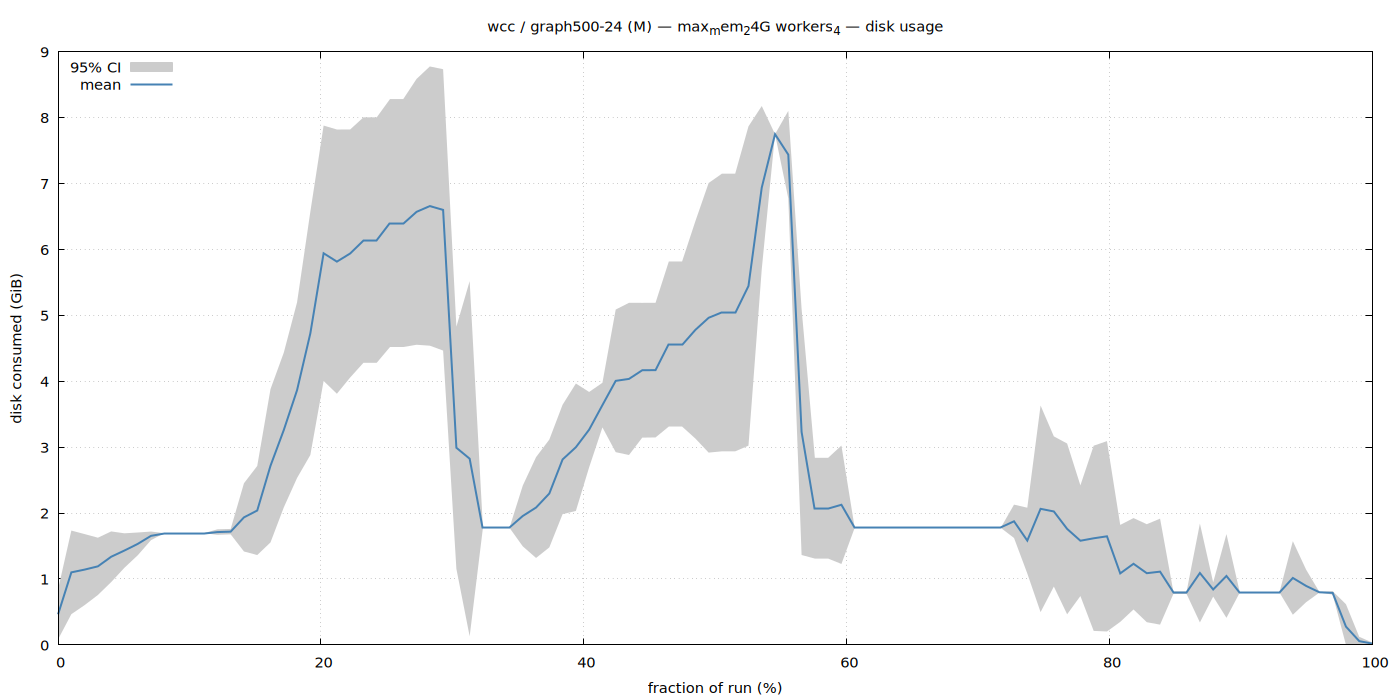

This chart was generated by the following gnuplot code:
set terminal pngcairo size 1400,700 enhanced font 'Sans,11'
set output '/home/ubuntu/nvm/results/wcc/M/graph500-24/max_mem_24G_workers_4/disk.png'
set title "wcc / graph500-24 (M) — max_mem_24G workers_4 — disk usage"
set xlabel 'fraction of run (%)'
set ylabel 'disk consumed (GiB)'
set grid
set key top left
set yrange [0:*]
plot '/home/ubuntu/nvm/results/wcc/M/graph500-24/max_mem_24G_workers_4/disk.dat' using 1:3:4 with filledcurves lc rgb '#cccccc' title '95% CI', \
     '' using 1:2 with lines lw 2 lc rgb '#4682b4' title 'mean'
